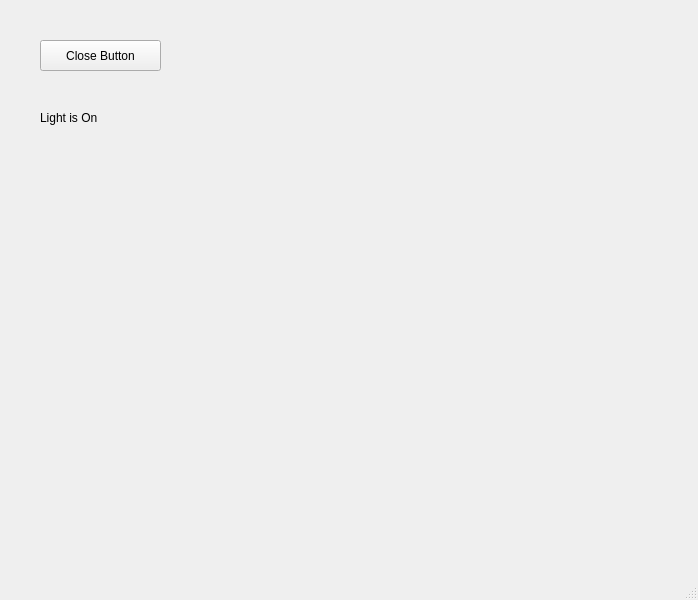
<?xml version="1.0" encoding="UTF-8"?>
<ui version="4.0">
 <class>MainWindow</class>
 <widget class="QMainWindow" name="MainWindow">
  <property name="geometry">
   <rect>
    <x>0</x>
    <y>0</y>
    <width>698</width>
    <height>600</height>
   </rect>
  </property>
  <property name="windowTitle">
   <string>MainWindow</string>
  </property>
  <widget class="QWidget" name="centralwidget">
   <widget class="QPushButton" name="pushButton">
    <property name="geometry">
     <rect>
      <x>40</x>
      <y>40</y>
      <width>121</width>
      <height>31</height>
     </rect>
    </property>
    <property name="text">
     <string>Close Button</string>
    </property>
    <property name="default">
     <bool>false</bool>
    </property>
   </widget>
   <widget class="QLabel" name="label">
    <property name="geometry">
     <rect>
      <x>40</x>
      <y>110</y>
      <width>81</width>
      <height>16</height>
     </rect>
    </property>
    <property name="text">
     <string>&lt;html&gt;&lt;head/&gt;&lt;body&gt;&lt;p&gt;Light is On&lt;/p&gt;&lt;/body&gt;&lt;/html&gt;</string>
    </property>
   </widget>
  </widget>
  <widget class="QMenuBar" name="menubar">
   <property name="geometry">
    <rect>
     <x>0</x>
     <y>0</y>
     <width>698</width>
     <height>22</height>
    </rect>
   </property>
   <property name="defaultUp">
    <bool>false</bool>
   </property>
   <property name="nativeMenuBar">
    <bool>true</bool>
   </property>
  </widget>
  <widget class="QStatusBar" name="statusbar"/>
  <action name="actionNext_Pags">
   <property name="text">
    <string>Next Pags</string>
   </property>
  </action>
 </widget>
 <resources/>
 <connections/>
</ui>
